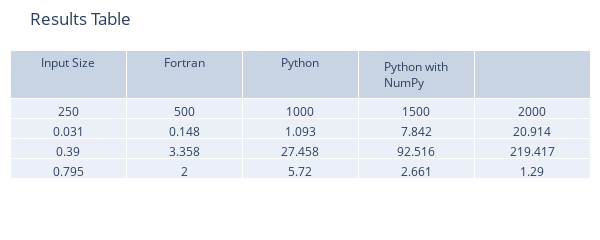

Notebook code for this chart:
### Code cell
import plotly.graph_objs as go

def display_results_table(results_dict):
    # Extract the data from the results dict
    fortran_data = results_dict['fortran']
    python_data = results_dict['python no numpy']
    numpy_data = results_dict['python with numpy']

    # Set up the table header
    table_header = ['Input Size', 'Fortran', 'Python', 'Python with NumPy']

    # Set up the table rows
    table_rows = []
    for key, input_size in enumerate(sorted(fortran_data.keys())):
        row = list(map(lambda x: round(x, 3), [input_size, fortran_data[input_size][key], python_data[input_size][key], numpy_data[input_size][key]]))
        table_rows.append(row)

    # Create the Plotly table
    fig = go.Figure(data=[go.Table(header=dict(values=table_header),
                                   rows=dict(values=table_rows))])

    # Set the layout of the table
    fig.update_layout(title='Results Table',
                      height=len(fortran_data)*40,
                      width=600,
                      font=dict(size=12),
                      margin=dict(l=10, r=10, b=10, t=50))

    return fig

display_results_table(results).show()

### Figure 1 — Plotly figure (JSON) as saved in the notebook; plotly's stock layout.template omitted (floating-point values rounded to 4 significant figures)
{"data": [{"cells": {"values": [[250, 0.031, 0.39, 0.795], [500, 0.148, 3.358, 2], [1000, 1.093, 27.46, 5.72], [1500, 7.842, 92.52, 2.661], [2000, 20.91, 219.4, 1.29]]}, "header": {"values": ["Input Size", "Fortran", "Python", "Python with NumPy"]}, "type": "table"}], "layout": {"font": {"size": 12}, "height": 200, "margin": {"b": 10, "l": 10, "r": 10, "t": 50}, "title": {"text": "Results Table"}, "width": 600}}
